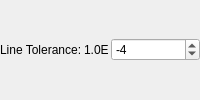
                <widget class="QWidget" name="MethodCGOptionsPage" >
                 <layout class="QVBoxLayout" >
                  <property name="margin" >
                   <number>0</number>
                  </property>
                  <property name="spacing" >
                   <number>2</number>
                  </property>
                  <item>
                   <layout class="QHBoxLayout" >
                    <property name="margin" >
                     <number>0</number>
                    </property>
                    <property name="spacing" >
                     <number>2</number>
                    </property>
                    <item>
                     <widget class="QLabel" name="label_47" >
                      <property name="sizePolicy" >
                       <sizepolicy>
                        <hsizetype>1</hsizetype>
                        <vsizetype>5</vsizetype>
                        <horstretch>0</horstretch>
                        <verstretch>0</verstretch>
                       </sizepolicy>
                      </property>
                      <property name="text" >
                       <string>Line Tolerance:</string>
                      </property>
                     </widget>
                    </item>
                    <item>
                     <widget class="QLabel" name="label_48" >
                      <property name="sizePolicy" >
                       <sizepolicy>
                        <hsizetype>1</hsizetype>
                        <vsizetype>5</vsizetype>
                        <horstretch>0</horstretch>
                        <verstretch>0</verstretch>
                       </sizepolicy>
                      </property>
                      <property name="text" >
                       <string>1.0E</string>
                      </property>
                     </widget>
                    </item>
                    <item>
                     <widget class="QSpinBox" name="CGLineToleranceSpin" >
                      <property name="sizePolicy" >
                       <sizepolicy>
                        <hsizetype>7</hsizetype>
                        <vsizetype>0</vsizetype>
                        <horstretch>0</horstretch>
                        <verstretch>0</verstretch>
                       </sizepolicy>
                      </property>
                      <property name="maximum" >
                       <number>-1</number>
                      </property>
                      <property name="minimum" >
                       <number>-10</number>
                      </property>
                      <property name="value" >
                       <number>-4</number>
                      </property>
                     </widget>
                    </item>
                   </layout>
                  </item>
                 </layout>
                </widget>
